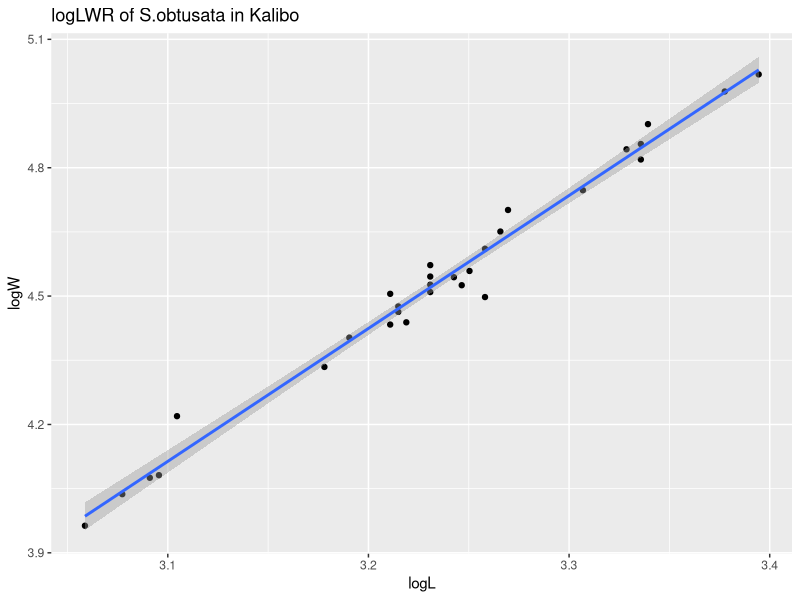
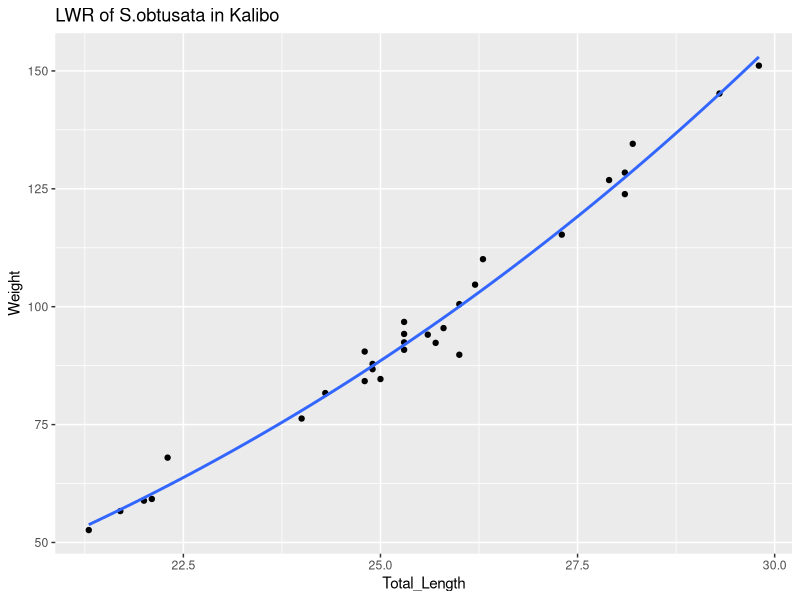
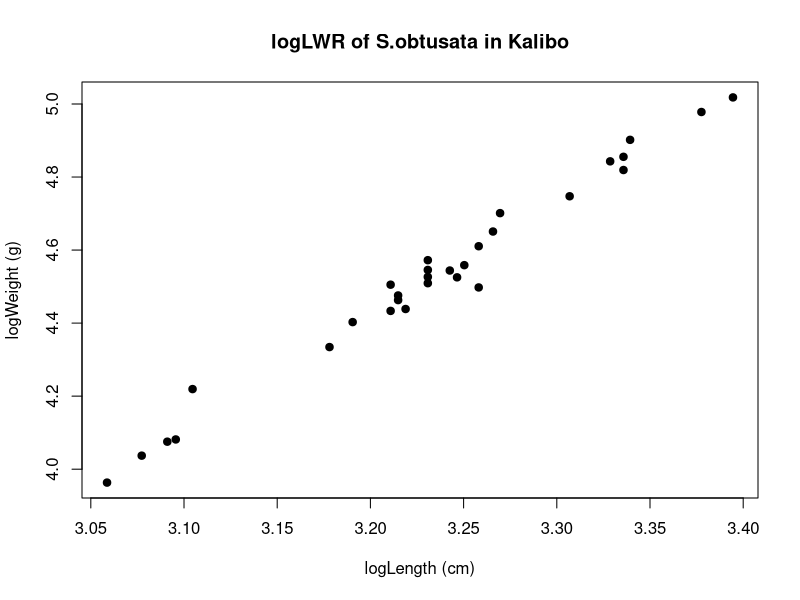
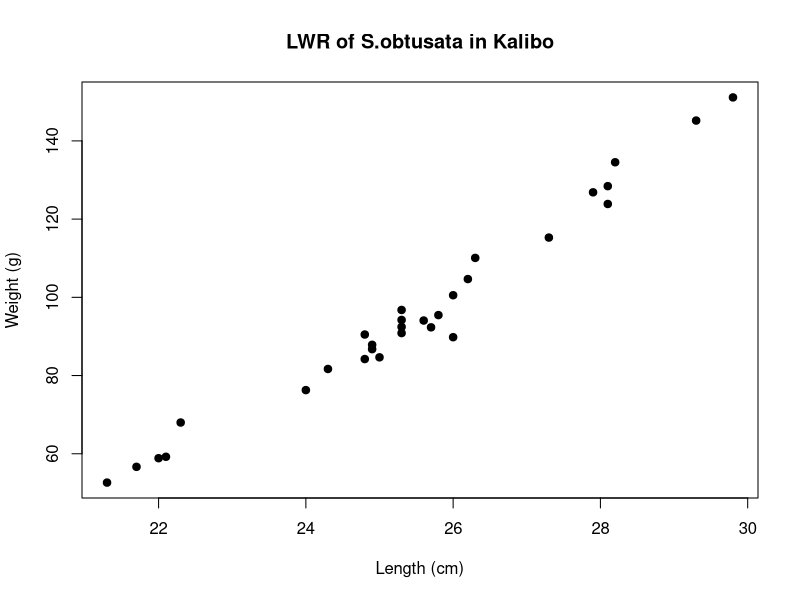
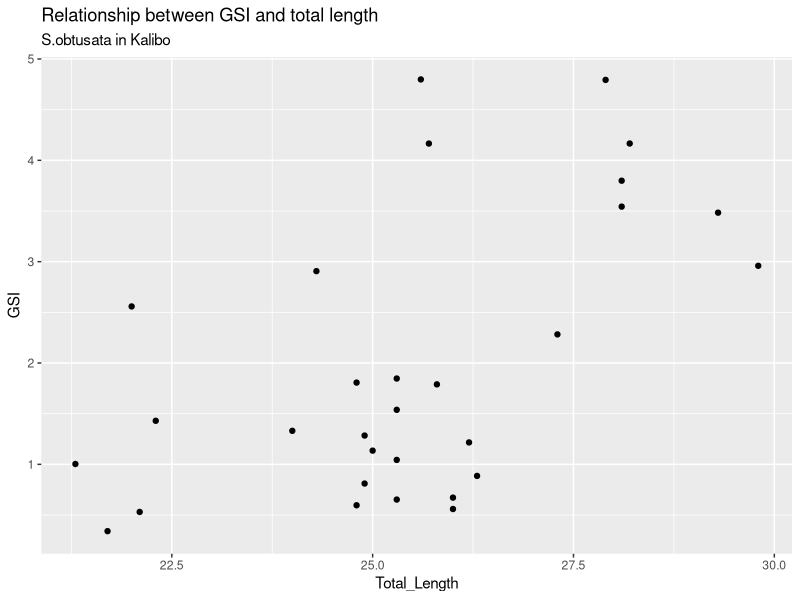
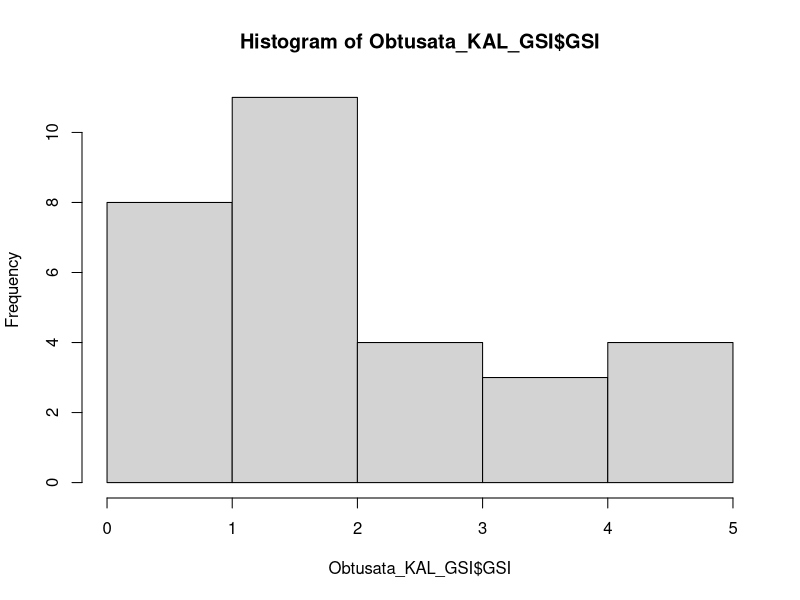
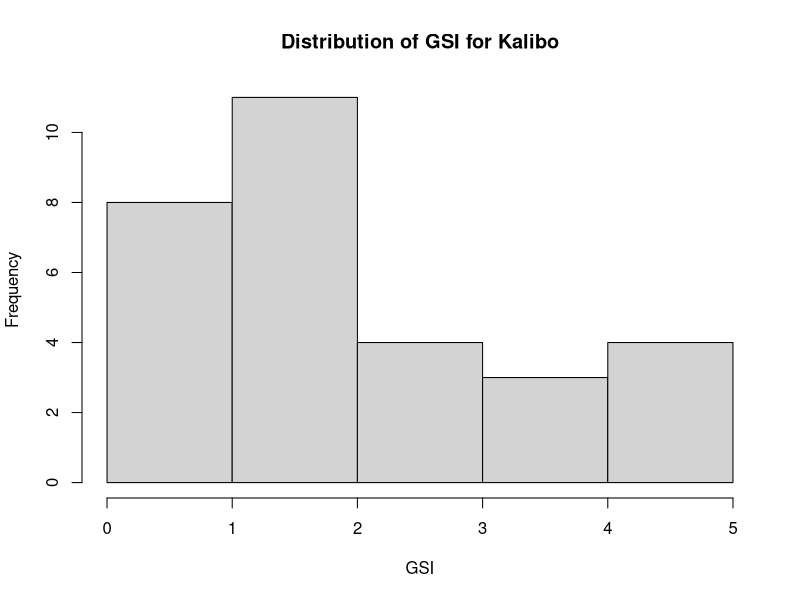

Reproduce these figures in R, in order.
######Setup#####
setwd("/Users/admir/Downloads/S.obtusata_Project")
Packages <- c("tidyverse")
invisible(suppressPackageStartupMessages(lapply(Packages,library,character.only = TRUE)))

######Load files needed#####
Obtusata_KAL <- read.csv("Sphyraena_obtusata_KAL.csv")
colnames(Obtusata_KAL) <- c("Specimen_ID","Species","Location","Site","Date","Total_Length",
                            "Standard_Length","Weight","Gonad_Weight")

######Calculating LWR#####

#remove NAs from weight and total length
Obtusata_KAL_LWR <- subset(Obtusata_KAL, !is.na(Weight) & !is.na(Total_Length))

#log-transform L and W
Obtusata_KAL_LWR$logL <- log(Obtusata_KAL$Total_Length)
Obtusata_KAL_LWR$logW <- log(Obtusata_KAL$Weight)

#create linear model with log-transformed W and L
KAL_lm_lLlW <- lm(logW~logL, data = Obtusata_KAL_LWR)
KAL_lm_lLlW
summary(KAL_lm_lLlW)

#plot model
Obtusata_KAL_logLW_plot <- ggplot(data = Obtusata_KAL_LWR, aes(x = logL, y = logW)) +
  geom_point() + geom_smooth(method = "lm") + ggtitle(label = "logLWR of S.obtusata in Kalibo")
Obtusata_KAL_LW_plot <- ggplot(data = Obtusata_KAL_LWR, aes(x = Total_Length, y = Weight)) +
  geom_point() + geom_smooth(method = "nls", formula = y ~ a*x^b, start = list(a = -5.51630, b = 3.10647), data = Obtusata_KAL_LWR, se = F) + 
  ggtitle(label = "LWR of S.obtusata in Kalibo")

Obtusata_KAL_logLW_plot
Obtusata_KAL_LW_plot

#another plot but with axes names
plot(Obtusata_KAL_LWR$logW~Obtusata_KAL_LWR$logL, pch=19, col="black", xlab="logLength (cm)", ylab= "logWeight (g)",
     main = "logLWR of S.obtusata in Kalibo")
plot(Obtusata_KAL_LWR$Weight~Obtusata_KAL_LWR$Total_Length, pch=19, col="black", xlab="Length (cm)", ylab= "Weight (g)", 
     main = "LWR of S.obtusata in Kalibo")

#####Calculating GSI#####

#remove NAs from gonad weight
Obtusata_KAL_GSI <- subset(Obtusata_KAL, !is.na(Gonad_Weight))

#GSI
Obtusata_KAL_GSI$GSI <- (Obtusata_KAL_GSI$Gonad_Weight/Obtusata_KAL_GSI$Weight) * 100
##ggplot(data = Obtusata_KAL_GSI, aes(x = Standard_Length, y = GSI)) + geom_point()

mean(Obtusata_KAL_GSI[["GSI"]])

Obtusata_KAL_GSI$logGSI <- log(Obtusata_KAL_GSI$GSI)
##ggplot(data = Obtusata_KAL_GSI, aes(x = Standard_Length, y = logGSI)) + geom_point()

#####Compare relationship between logGSI and total length/weight#####

#raw GSI and TL
ggplot(data = Obtusata_KAL_GSI, aes(x = Total_Length, y = GSI)) + 
  geom_point() + ggtitle(label = "Relationship between GSI and total length", subtitle = "S.obtusata in Kalibo")

#logGSI and Weight
##ggplot(data = Obtusata_KAL_GSI, aes(x = Weight, y = logGSI)) + geom_point()

#####GLM comparison#####

#checking distribution of GSI data
KAL_GSI_dist <- hist(Obtusata_KAL_GSI$GSI)
plot(KAL_GSI_dist, xlab = "GSI", ylab = "Frequency", main = "Distribution of GSI for Kalibo")

#log transform TL, SL, and Weight
##Obtusata_KAL_GSI$logTL <- log(Obtusata_KAL_GSI$Total_Length)
##Obtusata_KAL_GSI$logSL <- log(Obtusata_KAL_GSI$Standard_Length)
##Obtusata_KAL_GSI$logWeight <- log(Obtusata_KAL_GSI$Weight)

#making GLMs
GSI_KAL_SL_glm <- glm(Obtusata_KAL_GSI$GSI~Obtusata_KAL_GSI$Standard_Length, family = Gamma)
GSI_KAL_TL_glm <- glm(Obtusata_KAL_GSI$GSI~Obtusata_KAL_GSI$Total_Length, family = Gamma)
GSI_KAL_Weight_glm <- glm(Obtusata_KAL_GSI$GSI~Obtusata_KAL_GSI$Weight, family = Gamma)

#check significance of each model
AIC(GSI_KAL_SL_glm)
AIC(GSI_KAL_TL_glm) #most significant model
AIC(GSI_KAL_Weight_glm)
